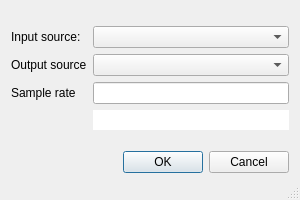
<?xml version="1.0" encoding="UTF-8"?>
<ui version="4.0">
 <class>SoundcardDialog</class>
 <widget class="QDialog" name="SoundcardDialog">
  <property name="geometry">
   <rect>
    <x>0</x>
    <y>0</y>
    <width>300</width>
    <height>200</height>
   </rect>
  </property>
  <property name="sizePolicy">
   <sizepolicy hsizetype="Preferred" vsizetype="Minimum">
    <horstretch>0</horstretch>
    <verstretch>0</verstretch>
   </sizepolicy>
  </property>
  <property name="windowTitle">
   <string>Soundcard setup</string>
  </property>
  <property name="sizeGripEnabled">
   <bool>true</bool>
  </property>
  <property name="modal">
   <bool>false</bool>
  </property>
  <layout class="QVBoxLayout" name="verticalLayout" stretch="0,1">
   <item>
    <layout class="QGridLayout" name="gridLayout" columnstretch="0,0">
     <item row="2" column="0">
      <widget class="QLabel" name="label_3">
       <property name="text">
        <string>Sample rate</string>
       </property>
      </widget>
     </item>
     <item row="2" column="1">
      <widget class="QLineEdit" name="sampleRate"/>
     </item>
     <item row="1" column="0">
      <widget class="QLabel" name="label_2">
       <property name="text">
        <string>Output source</string>
       </property>
      </widget>
     </item>
     <item row="1" column="1">
      <widget class="QComboBox" name="outputComboBox"/>
     </item>
     <item row="0" column="0">
      <widget class="QLabel" name="label">
       <property name="text">
        <string>Input source:</string>
       </property>
      </widget>
     </item>
     <item row="0" column="1">
      <widget class="QComboBox" name="inputComboBox"/>
     </item>
     <item row="3" column="1">
      <widget class="QLineEdit" name="warningText">
       <property name="frame">
        <bool>false</bool>
       </property>
       <property name="readOnly">
        <bool>true</bool>
       </property>
      </widget>
     </item>
    </layout>
   </item>
   <item>
    <widget class="QDialogButtonBox" name="buttonBox">
     <property name="orientation">
      <enum>Qt::Horizontal</enum>
     </property>
     <property name="standardButtons">
      <set>QDialogButtonBox::Cancel|QDialogButtonBox::Ok</set>
     </property>
    </widget>
   </item>
  </layout>
 </widget>
 <resources/>
 <connections>
  <connection>
   <sender>buttonBox</sender>
   <signal>accepted()</signal>
   <receiver>SoundcardDialog</receiver>
   <slot>accept()</slot>
   <hints>
    <hint type="sourcelabel">
     <x>248</x>
     <y>254</y>
    </hint>
    <hint type="destinationlabel">
     <x>157</x>
     <y>274</y>
    </hint>
   </hints>
  </connection>
  <connection>
   <sender>buttonBox</sender>
   <signal>rejected()</signal>
   <receiver>SoundcardDialog</receiver>
   <slot>reject()</slot>
   <hints>
    <hint type="sourcelabel">
     <x>316</x>
     <y>260</y>
    </hint>
    <hint type="destinationlabel">
     <x>286</x>
     <y>274</y>
    </hint>
   </hints>
  </connection>
 </connections>
</ui>
